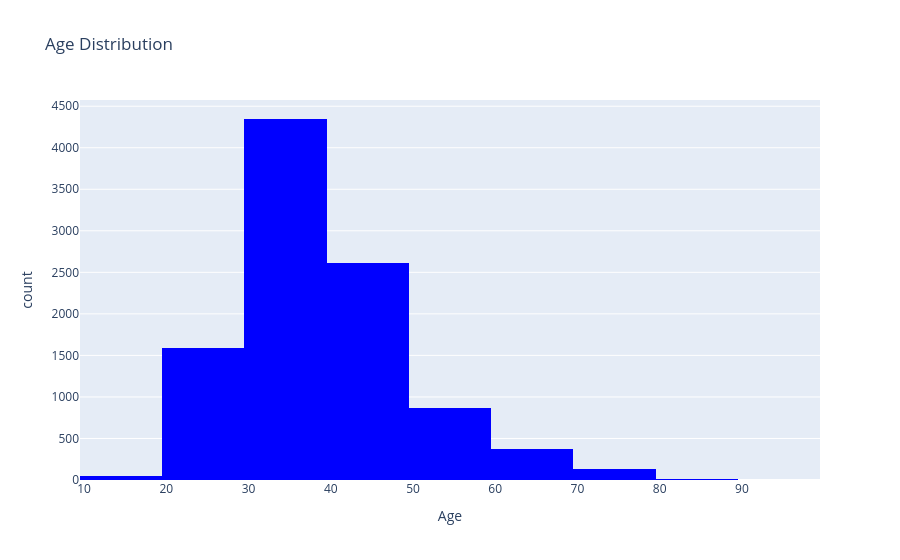

Notebook source saved alongside this figure:
### Code cell
# Create histogram
fig = px.histogram(df, x=df.age, nbins=10, title="Age Distribution", 
                   labels={'age': 'Age'}, 
                   color_discrete_sequence=['blue'])

# Show plot
fig.show()

### Figure 1 — Plotly figure (JSON) as saved in the notebook; plotly's stock layout.template omitted (floating-point values rounded to 4 significant figures; data arrays with more than 128 entries replaced by an {"elided": "..."} marker saying what was removed)
{"data": [{"alignmentgroup": "True", "bingroup": "x", "hovertemplate": "Age=%{x}<br>count=%{y}<extra></extra>", "legendgroup": "", "marker": {"color": "blue", "pattern": {"shape": ""}}, "name": "", "nbinsx": 10, "offsetgroup": "", "orientation": "v", "showlegend": false, "type": "histogram", "x": {"elided": "10000 int values"}, "xaxis": "x", "yaxis": "y"}], "layout": {"autosize": true, "barmode": "relative", "legend": {"tracegroupgap": 0}, "title": {"text": "Age Distribution"}, "xaxis": {"anchor": "y", "autorange": true, "domain": [0, 1], "range": [9.5, 99.5], "title": {"text": "Age"}, "type": "linear"}, "yaxis": {"anchor": "x", "autorange": true, "domain": [0, 1], "range": [0, 4575.0], "title": {"text": "count"}}}}
